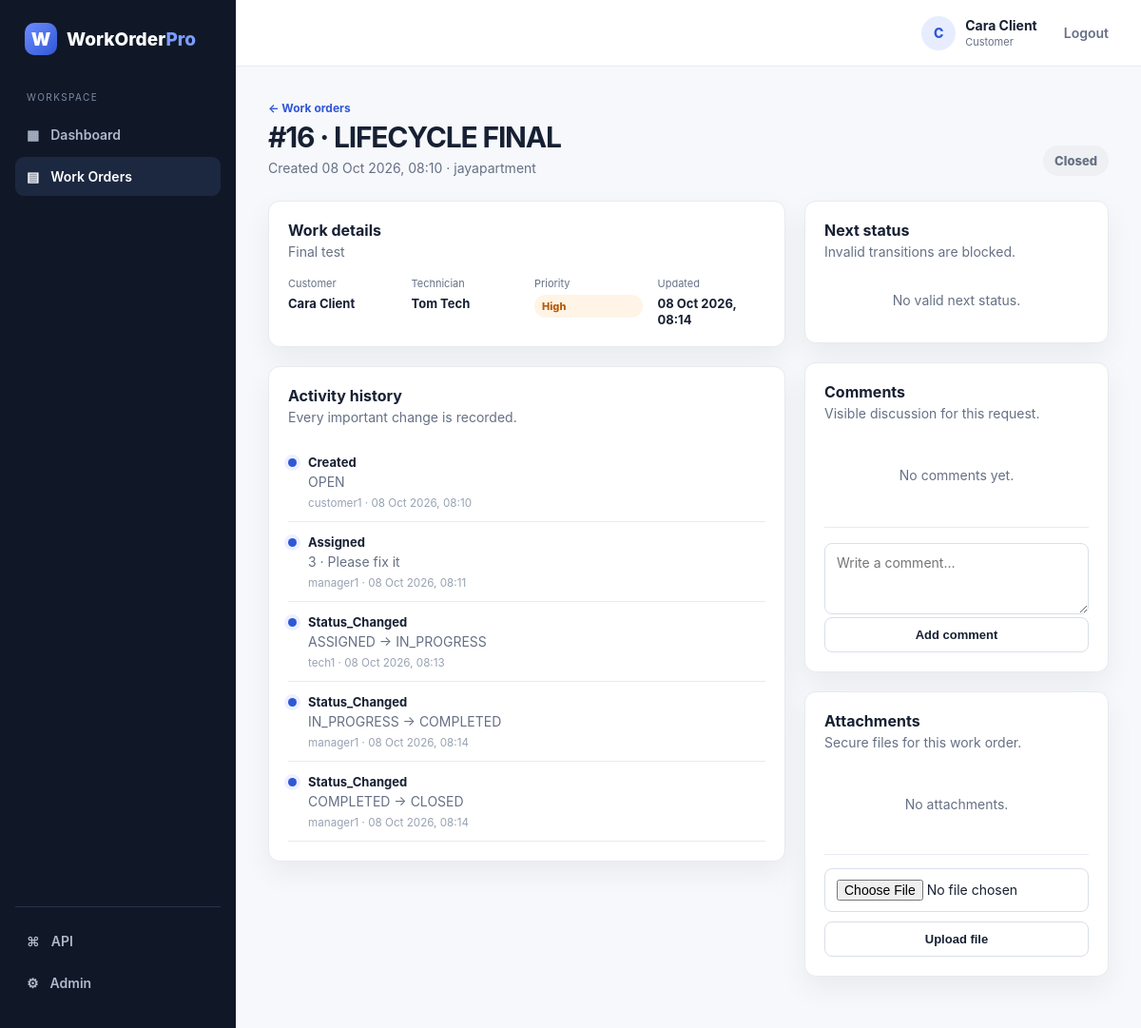
The app's page /app/work-orders/16/ (signed in) with its own data.
### service/models.py (models this page shows, shortened)
class Profile(models.Model):
    class Role(models.TextChoices):
        ADMIN = ("ADMIN", "Admin")
        MANAGER = ("MANAGER", "Manager")
        TECHNICIAN = ("TECHNICIAN", "Technician")
        CUSTOMER = ("CUSTOMER", "Customer")
    user = models.OneToOneField(
        settings.AUTH_USER_MODEL,
        on_delete=models.CASCADE,
        related_name="profile",
    )
    role = models.CharField(max_length=12, choices=Role.choices, default=Role.CUSTOMER)
    phone = models.CharField(max_length=32, blank=True)
    company = models.CharField(max_length=120, blank=True)
    created_at = models.DateTimeField(auto_now_add=True)

class WorkOrder(models.Model):
    class Priority(models.TextChoices):
        LOW = ("LOW", "Low")
        NORMAL = ("NORMAL", "Normal")
        HIGH = ("HIGH", "High")
        URGENT = ("URGENT", "Urgent")
    class Status(models.TextChoices):
        OPEN = ("OPEN", "Open")
        ASSIGNED = ("ASSIGNED", "Assigned")
        IN_PROGRESS = ("IN_PROGRESS", "In progress")
        COMPLETED = ("COMPLETED", "Completed")
        CLOSED = ("CLOSED", "Closed")
    title = models.CharField(max_length=180)
    description = models.TextField()
    customer = models.ForeignKey(
        settings.AUTH_USER_MODEL,
        on_delete=models.PROTECT,
        related_name="service_requests",
    )
    technician = models.ForeignKey(
        settings.AUTH_USER_MODEL,
        on_delete=models.PROTECT,
        null=True,
        blank=True,
        related_name="assigned_work_orders",
    )
    priority = models.CharField(max_length=8, choices=Priority.choices)
    status = models.CharField(max_length=12, choices=Status.choices, default=Status.OPEN)
    location = models.CharField(max_length=240, blank=True)
    created_at = models.DateTimeField(auto_now_add=True)
    updated_at = models.DateTimeField(auto_now=True)
    completed_at = models.DateTimeField(null=True, blank=True)
    closed_at = models.DateTimeField(null=True, blank=True)
    class Meta:
        ordering = ["-created_at"]
        indexes = [
            models.Index(fields=["status", "priority"]),
            models.Index(fields=["customer", "created_at"]),
            models.Index(fields=["technician", "status"]),
        ]

class WorkOrderEvent(models.Model):
    work_order = models.ForeignKey(WorkOrder, on_delete=models.CASCADE, related_name="history")
    actor = models.ForeignKey(
        settings.AUTH_USER_MODEL,
        on_delete=models.SET_NULL,
        null=True,
        related_name="work_order_events",
    )
    event_type = models.CharField(max_length=24)
    from_value = models.CharField(max_length=180, blank=True)
    to_value = models.CharField(max_length=180, blank=True)
    note = models.TextField(blank=True)
    created_at = models.DateTimeField(auto_now_add=True)
    class Meta:
        ordering = ["created_at", "pk"]

### service/ui_views.py (the view, shortened to what this page needs)
# urls.py: path("work-orders/<int:pk>/", ui_views.work_order_detail, name="work-order-detail"),
@login_required
def work_order_detail(request, pk):
    order = get_object_or_404(scoped_orders(request.user), pk=pk)
    technicians = User.objects.filter(profile__role=Profile.Role.TECHNICIAN).select_related("profile") if is_manager(request.user) else User.objects.none()
    can_modify = (is_admin(request.user) or is_manager(request.user)) and (order.status != WorkOrder.Status.CLOSED or is_admin(request.user))
    if role(request.user) == Profile.Role.TECHNICIAN:
        can_modify = order.status != WorkOrder.Status.CLOSED
    visible_comments = order.comments.select_related("author")
    if not is_manager(request.user):
        visible_comments = visible_comments.filter(is_internal=False)
    context = ui_context(request.user, order=order, technicians=technicians, comments=visible_comments, can_modify=can_modify, transitions=TRANSITIONS.get(order.status, set()), can_transition=(role(request.user) != Profile.Role.CUSTOMER and (order.status != WorkOrder.Status.CLOSED or is_admin(request.user))), statuses=WorkOrder.Status.choices, next_url=reverse("ui:work-order-detail", kwargs={"pk": pk}))
    return render(request, "service/work_order_detail.html", context)

### service/permissions.py (called while the page is built)
def role(user):
    if not user.is_authenticated:
        return None
    if user.is_superuser:
        return Profile.Role.ADMIN
    try:
        return user.profile.role
    except Profile.DoesNotExist:
        return Profile.Role.CUSTOMER

def is_admin(user):
    return role(user) == Profile.Role.ADMIN

def is_manager(user):
    return role(user) in (Profile.Role.ADMIN, Profile.Role.MANAGER)

### service/ui_views.py (called while the page is built)
def scoped_orders(user):
    qs = WorkOrder.objects.select_related("customer", "technician").prefetch_related("comments__author", "attachments", "history__actor")
    r = role(user)
    if r in (Profile.Role.ADMIN, Profile.Role.MANAGER):
        return qs
    if r == Profile.Role.TECHNICIAN:
        return qs.filter(technician=user)
    return qs.filter(customer=user)

def role_label(user):
    return "Admin" if user.is_superuser else (getattr(getattr(user, "profile", None), "get_role_display", lambda: "Customer")())

def ui_context(user, **extra):
    return {"current_role": role_label(user), "current_user": user, **extra}

### service/templates/service/work_order_detail.html (shortened to what this page needs)
{% extends 'service/base.html' %}{% block title %}#{{ order.pk }} · WorkOrder Pro{% endblock %}
{% block content %}<div class="page-head"><div><a class="back" href="{% url 'ui:work-orders' %}">← Work orders</a><h1>#{{ order.pk }} · {{ order.title }}</h1><p class="muted">Created {{ order.created_at|date:'d M Y, H:i' }} · {{ order.location|default:'Location not provided' }}</p></div><span class="status large {{ order.status|lower }}">{{ order.get_status_display }}</span></div>
<div class="detail-grid"><div><section class="panel"><div class="panel-head"><div><h2>Work details</h2><p class="muted">{{ order.description }}</p></div></div><div class="detail-meta"><div><span>Customer</span><strong>{{ order.customer.get_full_name|default:order.customer.username }}</strong></div><div><span>Technician</span><strong>{% if order.technician %}{{ order.technician.get_full_name|default:order.technician.username }}{% else %}Unassigned{% endif %}</strong></div><div><span>Priority</span><strong><span class="priority {{ order.priority|lower }}">{{ order.get_priority_display }}</span></strong></div><div><span>Updated</span><strong>{{ order.updated_at|date:'d M Y, H:i' }}</strong></div></div></section>
<section class="panel"><div class="panel-head"><div><h2>Activity history</h2><p class="muted">Every important change is recorded.</p></div></div><div class="timeline">{% for event in order.history.all %}<div class="timeline-item"><span class="dot"></span><div><strong>{{ event.event_type|title }}</strong><p>{% if event.from_value %}{{ event.from_value }} → {% endif %}{{ event.to_value }}{% if event.note %} · {{ event.note }}{% endif %}</p><small>{{ event.actor.username|default:'System' }} · {{ event.created_at|date:'d M Y, H:i' }}</small></div></div>{% empty %}<p class="empty">No history yet.</p>{% endfor %}</div></section></div>
<aside class="detail-side">
<section class="panel"><div class="panel-head"><div><h2>Next status</h2><p class="muted">Invalid transitions are blocked.</p></div></div>{% if can_transition and transitions %}<form method="post">{% csrf_token %}<input type="hidden" name="action" value="status"><div class="status-actions">{% for s in transitions %}<button class="status-button {{ s|lower }}" name="status" value="{{ s }}">Move to {{ s|title|cut:'_' }}</button>{% endfor %}</div></form>{% else %}<div class="locked">No valid next status.</div>{% endif %}</section>
<section class="panel"><div class="panel-head"><div><h2>Comments</h2><p class="muted">{% if current_role == 'Admin' or current_role == 'Manager' %}Internal notes are visible to management.{% else %}Visible discussion for this request.{% endif %}</p></div></div><div class="comments">{% for c in comments %}<div class="comment"><div class="avatar small">{{ c.author.username|first|upper }}</div><div><strong>{{ c.author.get_full_name|default:c.author.username }} {% if c.is_internal %}<span class="internal">Internal</span>{% endif %}</strong><p>{{ c.body }}</p><small>{{ c.created_at|date:'d M Y, H:i' }}</small></div></div>{% empty %}<p class="empty">No comments yet.</p>{% endfor %}</div><form method="post" class="comment-form">{% csrf_token %}<input type="hidden" name="action" value="comment"><textarea name="body" rows="3" placeholder="Write a comment…" required></textarea>{% if current_role == 'Admin' or current_role == 'Manager' %}<label class="check"><input type="checkbox" name="is_internal"> Internal note</label>{% endif %}<button class="btn secondary wide">Add comment</button></form></section>
<section class="panel"><div class="panel-head"><div><h2>Attachments</h2><p class="muted">Secure files for this work order.</p></div></div><div class="attachments">{% for a in order.attachments.all %}<a class="attachment" href="/api/attachments/{{ a.pk }}/download/"><span>↧</span><div><strong>{{ a.original_name }}</strong><small>{{ a.uploaded_at|date:'d M Y, H:i' }}</small></div></a>{% empty %}<p class="empty">No attachments.</p>{% endfor %}</div><form method="post" enctype="multipart/form-data" class="upload-form">{% csrf_token %}<input type="hidden" name="action" value="attachment"><input type="file" name="file" required><button class="btn secondary wide">Upload file</button></form></section></aside></div>{% endblock %}

### service/templates/service/base.html (shortened to what this page needs)
{% load static %}
<!doctype html>
<html lang="en">
<head>
  <link rel="stylesheet" href="{% static 'service/app.css' %}">
</head>
<body>
{% if current_user.is_authenticated %}
<div class="app-shell">
  <aside class="sidebar">
    <a class="brand" href="{% url 'ui:dashboard' %}"><span class="brand-mark">W</span><span>WorkOrder<span class="brand-accent">Pro</span></span></a>
    <div class="side-label">Workspace</div>
    <nav>
      <a class="nav-link {% if request.resolver_match.url_name == 'dashboard' %}active{% endif %}" href="{% url 'ui:dashboard' %}">▦ <span>Dashboard</span></a>
      <a class="nav-link {% if 'work-order' in request.resolver_match.url_name %}active{% endif %}" href="{% url 'ui:work-orders' %}">▤ <span>Work Orders</span></a>
    </nav>
    <div class="sidebar-bottom">
      <a class="nav-link" href="/api/">⌘ <span>API</span></a>
      <a class="nav-link" href="/admin/">⚙ <span>Admin</span></a>
    </div>
  </aside>
  <main class="main-content">
    <header class="topbar">
      <div class="topbar-right"><div class="avatar">{{ current_user.username|first|upper }}</div><div><strong>{{ current_user.get_full_name|default:current_user.username }}</strong><small>{{ current_role }}</small></div><a class="logout" href="{% url 'ui:logout' %}">Logout</a></div>
    </header>
    <section class="page">{% block content %}{% endblock %}</section>
  </main>
</div>
{% else %}{% block auth_content %}{% endblock %}{% endif %}
</body>
</html>

### service/static/service/app.css (style rules this page uses)
:root { --ink:#172033;--muted:#667085;--line:#e7eaf0;--bg:#f6f8fb;--card:#fff;--primary:#3157d5;--primary-dark:#2345b5;--green:#14804a;--orange:#b65b08;--red:#c0362c;--purple:#6941c6;--shadow:0 12px 30px rgba(17,24,39,.06) }
* { box-sizing:border-box }
body { margin:0;font-family:Inter,ui-sans-serif,system-ui,-apple-system,BlinkMacSystemFont,"Segoe UI",sans-serif;background:var(--bg);color:var(--ink);font-size:14px }
a { text-decoration:none;color:inherit }
.app-shell { min-height:100vh;display:flex }
.sidebar { width:248px;background:#101828;color:#cbd5e1;padding:24px 16px;display:flex;flex-direction:column;position:fixed;inset:0 auto 0 0 }
.brand,.login-brand { display:flex;align-items:center;gap:10px;font-size:19px;font-weight:800;color:#fff;padding:0 10px 28px }
.brand-mark { width:34px;height:34px;border-radius:10px;background:linear-gradient(135deg,#6d8cff,#3157d5);display:grid;place-items:center;color:#fff;font-weight:900 }
.brand-accent { color:#7c9cff }
.side-label { font-size:10px;text-transform:uppercase;letter-spacing:.14em;color:#7d8aa3;padding:10px 12px }
.nav-link { display:flex;gap:12px;align-items:center;padding:12px;border-radius:9px;color:#aeb9ca;margin:3px 0;font-weight:600 }
.nav-link:hover,.nav-link.active { background:#1c2840;color:#fff }
.sidebar-bottom { margin-top:auto;border-top:1px solid #27334a;padding-top:12px }
.main-content { margin-left:248px;width:calc(100% - 248px) }
.topbar { height:70px;background:#fff;border-bottom:1px solid var(--line);display:flex;align-items:center;justify-content:flex-end;padding:0 34px }
.topbar-right { display:flex;align-items:center;gap:10px }
.topbar-right small { display:block;color:var(--muted);font-size:11px;margin-top:2px }
.avatar { width:36px;height:36px;border-radius:50%;display:grid;place-items:center;background:#e7edff;color:var(--primary);font-weight:800 }
.logout { margin-left:18px;color:var(--muted);font-weight:600 }
.page { padding:34px;max-width:1450px;margin:auto }
.page-head { display:flex;justify-content:space-between;gap:24px;align-items:flex-end;margin-bottom:26px }
.page-head h1 { margin:5px 0 6px;font-size:30px;letter-spacing:-.04em }
.muted { color:var(--muted);margin:0 }
.btn { border:0;border-radius:8px;padding:10px 15px;font-weight:700;cursor:pointer;display:inline-flex;align-items:center;justify-content:center;gap:7px;font-size:13px }
.btn.secondary { background:#fff;color:var(--ink);border:1px solid #d9dee8 }
.btn.wide { width:100% }
.stat-card,.panel { background:var(--card);border:1px solid var(--line);border-radius:12px;box-shadow:var(--shadow) }
.panel { padding:20px;margin-bottom:20px }
.panel-head { display:flex;align-items:center;justify-content:space-between;margin-bottom:18px }
.panel h2 { font-size:16px;margin:0 0 4px }
.status,.priority { display:inline-flex;padding:5px 8px;border-radius:999px;font-size:11px;font-weight:800 }
.status.closed { background:#eef0f3;color:#667085 }
.status.large { font-size:13px;padding:8px 12px }
.priority.high { background:#fff4e5;color:#b65b08 }
.filterbar input,.filterbar select,.form-panel input,.form-panel select,.form-panel textarea,.panel input,.panel select,.panel textarea { border:1px solid #d8dee9;border-radius:8px;padding:11px 12px;background:#fff;color:var(--ink);font:inherit;outline:none;width:100% }
.back { color:var(--primary);font-weight:700;font-size:12px }
.detail-grid { display:grid;grid-template-columns:minmax(0,1.65fr) minmax(320px,.8fr);gap:20px }
.detail-meta { display:grid;grid-template-columns:repeat(4,1fr);gap:16px }
.detail-meta span { display:block;color:var(--muted);font-size:11px;margin-bottom:5px }
.detail-meta strong { font-size:13px }
.timeline-item { display:flex;gap:12px;padding:12px 0;border-bottom:1px solid var(--line) }
.dot { width:9px;height:9px;background:var(--primary);border-radius:50%;margin-top:5px;box-shadow:0 0 0 4px #edf1ff }
.timeline-item strong { font-size:13px }
.timeline-item p { margin:4px 0;color:var(--muted) }
.timeline-item small { color:#98a2b3 }
.comments { display:grid;gap:14px }
.comment-form { border-top:1px solid var(--line);margin-top:16px;padding-top:16px }
.attachments { display:grid;gap:8px }
.upload-form { border-top:1px solid var(--line);margin-top:14px;padding-top:14px }
.upload-form input { margin-bottom:10px }
.locked,.empty { color:var(--muted);padding:16px 0;text-align:center }

### records on screen
Profile: role "Customer"
WorkOrder: pk "16", title "LIFECYCLE FINAL", created_at "08 Oct 2026, 08:10", location "jayapartment", status "Closed", description "Final test", customer.get_full_name "Cara Client", technician.get_full_name "Tom Tech", priority "High", updated_at "08 Oct 2026, 08:14"
WorkOrderEvent: event_type "Created", to_value "OPEN", actor.username "customer1", created_at "08 Oct 2026, 08:10"
WorkOrderEvent: event_type "Assigned", to_value "3", note "Please fix it", actor.username "manager1", created_at "08 Oct 2026, 08:11"
WorkOrderEvent: event_type "Status_Changed", from_value "ASSIGNED", to_value "IN_PROGRESS", actor.username "tech1", created_at "08 Oct 2026, 08:13"
WorkOrderEvent: event_type "Status_Changed", from_value "IN_PROGRESS", to_value "COMPLETED", actor.username "manager1", created_at "08 Oct 2026, 08:14"
WorkOrderEvent: event_type "Status_Changed", from_value "COMPLETED", to_value "CLOSED", actor.username "manager1", created_at "08 Oct 2026, 08:14"

### other values on screen
{{ current_user.username|first|upper }} "C"
{{ current_user.get_full_name|default:current_user.username }} "Cara Client"
